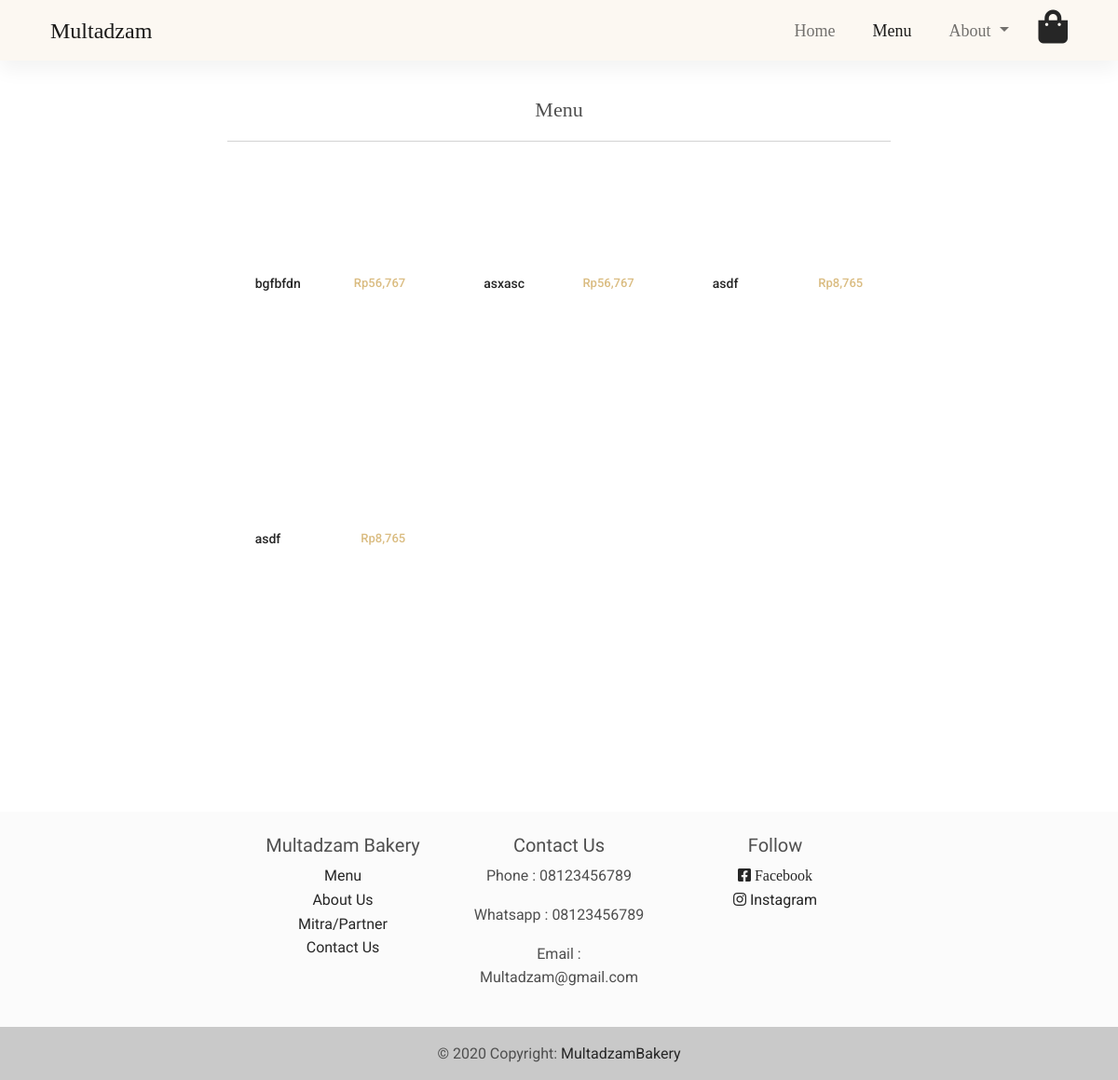
Page /menu.php on the earlier database version.
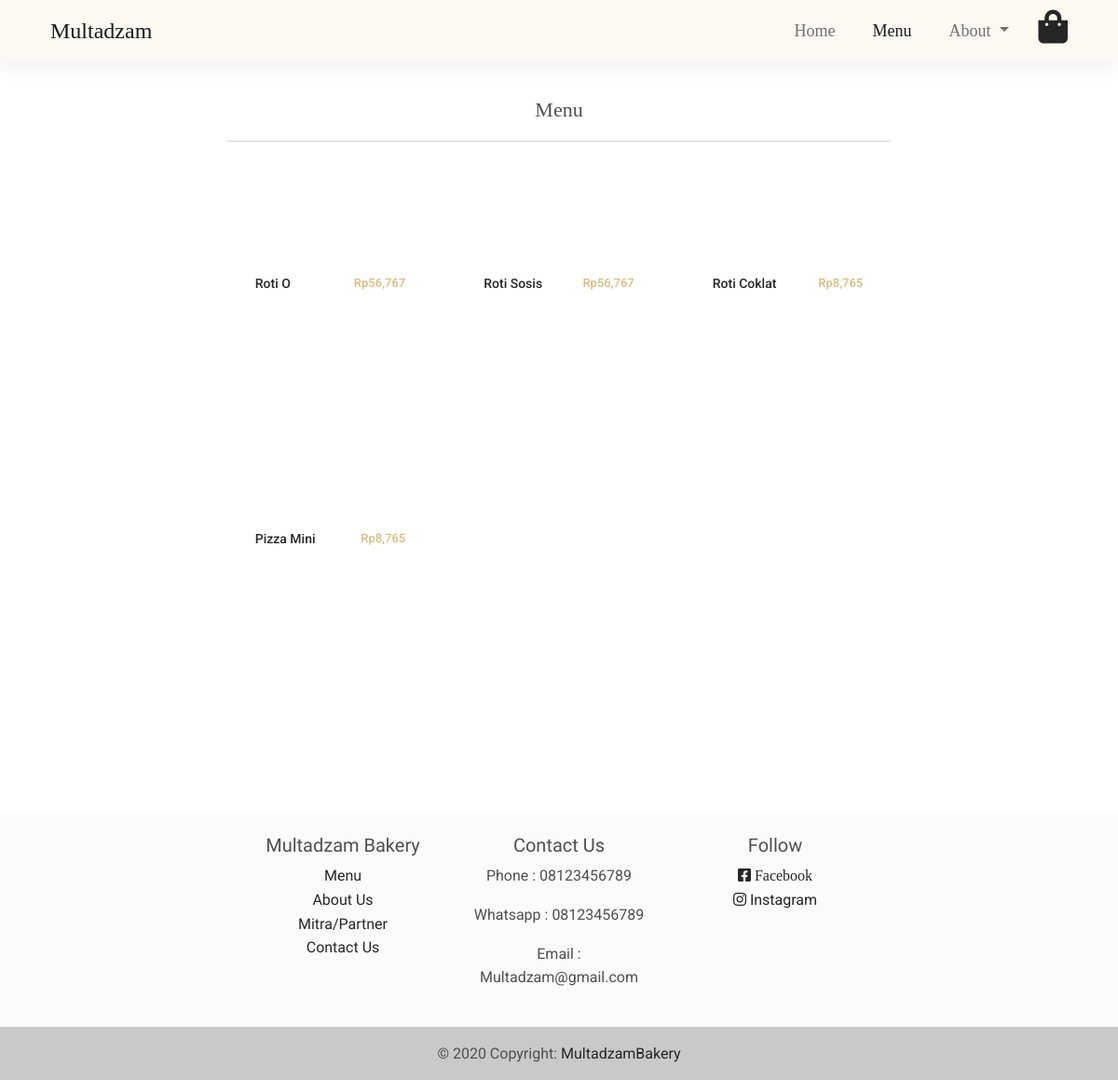
Same page on the later database version.
### tables this page shows
CREATE TABLE `produk` (
  `id_produk` int(11) NOT NULL,
  `nama_produk` varchar(300) NOT NULL,
  `harga_produk` int(11) NOT NULL,
  `deskripsi_produk` text NOT NULL,
  `gambar_produk` varchar(300) NOT NULL
);

### web/admin/functions.php (called while the page is built, shortened)
<?php
$conn = mysqli_connect("localhost", "root", "", "multadzambakery");
function query($query)
{
	global $conn;
	$result = mysqli_query($conn, $query);
	$rows = [];
	while ($row = mysqli_fetch_assoc($result)) {
		$rows[] = $row;
	}
	return $rows;
}

### web/menu.php (the view, shortened to what this page needs)
<?php
require 'admin/functions.php';
$produks = query("SELECT * FROM produk");
?>
<!DOCTYPE html>
<html lang="en">
<head>
    <link rel="stylesheet" href="https://use.fontawesome.com/releases/v5.11.2/css/all.css" />
    <link rel="stylesheet" href="css/mdb.min.css" />
    <link rel="stylesheet" href="css/navbar.css">
    <link rel="stylesheet" href="css/index.css">
</head>
<body>
    <nav class="navbar navbar-expand-lg navbar-light fixed-top">
        <div class="container">
            <div class="container-fluid">
                <div class="collapse navbar-collapse" id="navbarSupportedContent">
                    <a class="navbar-brand" href="#">Multadzam</a>
                    <ul class="navbar-nav ms-auto mb-2 mb-lg-0">
                        <li class="nav-item me-4">
                            <a class="nav-link" aria-current="page" href="index.php">Home</a>
                        </li>
                        <li class="nav-item me-4">
                            <a class="nav-link  active" href="menu.php">Menu</a>
                        </li>
                        <li class="nav-item dropdown me-4">
                            <a class="nav-link dropdown-toggle" href="#" id="navbarDropdown" role="button" data-mdb-toggle="dropdown" aria-expanded="false">
                                About
                            </a>
                        </li>
                        <li><a href="" class="link-dark"><i class=" fas fa-shopping-bag fa-2x"></i></a></li>
                    </ul>
                </div>
            </div>
        </div>
    </nav>
    <div class="container" style="margin-top: 100px;">
        <div class="container" style="width:66%; background-color:white; margin-left:17%">
            <div class="mx-auto" style="text-align: center; font-family: 'Cormorant Upright', serif; font-size: 22px;">
                Menu
            </div>
            <hr>
            <div class="row">
                <?php foreach ($produks as $produk) : ?>
                    <div class="col-md-4 " style="text-align: center;">
                        <div class="row mt-5 mx-2" style="height: 150px;">
                            <div class="col-md-12">
                                <a href="produk.php?id_produk=<?= $produk['id_produk']; ?>">
                                    <div class="bg-image hover-zoom">
                                    </div>
                                </a>
                            </div>
                            <div class="col-md-12 mt-2">
                                <div class="row">
                                    <div class="col-md-6">
                                        <a href="produk.php?id_produk=<?= $produk['id_produk']; ?>">
                                            <h5 class="text-dark" style="font-size: 14px; text-align:start; margin-left:10px;"><?= $produk['nama_produk']; ?></h5>
                                        </a>
                                    </div>
                                    <div class="col-md-6">
                                        <a href="produk.php?id_produk=<?= $produk['id_produk']; ?>">
                                            <h5 style="font-size: 13px; text-align:end; color:#DABC81; margin-right:10px;">Rp<?= number_format($produk['harga_produk']); ?></h5>
                                        </a>
                                    </div>
                                </div>
                            </div>
                        </div>
                        <br><br><br>
                    </div>
                <?php endforeach; ?>
            </div>
        </div><br><br>
    </div><br><br><br><br>
    <footer class="bg-light text-center text-lg-start">
        <div class="container p-4" style="width:60%; text-align:center">
            <div class="row">
                <div class="col-lg-4 col-md-6 mb-4 mb-md-0">
                    <h5 style="font-family: 'Jomolhari', serif;">Multadzam Bakery</h5>
                    <ul class="list-unstyled mb-0">
                        <li>
                            <a href="menu.php" class="text-dark" style="font-family: 'Ibarra Real Nova', serif;">Menu</a>
                        </li>
                        <li>
                            <a href="about.php" class="text-dark" style="font-family: 'Ibarra Real Nova', serif;">About Us</a>
                        </li>
                        <li>
                            <a href="mitra.php" class="text-dark" style="font-family: 'Ibarra Real Nova', serif;">Mitra/Partner</a>
                        </li>
                        <li>
                            <a href="contact.php" class="text-dark" style="font-family: 'Ibarra Real Nova', serif;">Contact Us</a>
                        </li>
                    </ul>
                </div>
                <div class="col-lg-4 col-md-6 mb-4 mb-md-0">
                    <h5 style="font-family: 'Jomolhari', serif;">Contact Us</h5>
                    <ul class="list-unstyled mb-0">
                        <li>
                            <p>Phone : 08123456789</p>
                        </li>
                        <li>
                            <p>Whatsapp : 08123456789</p>
                        </li>
                        <li>
                            <p>Email : Multadzam@gmail.com</p>
                        </li>
                    </ul>
                </div>
                <div class="col-lg-4 col-md-6 mb-4 mb-md-0">
                    <h5 style="font-family: 'Jomolhari', serif;">Follow</h5>
                    <ul class="list-unstyled">
                        <li>
                            <a href="#!" class="text-dark"><i class="fab fa-facebook-square"> Facebook</i></a>
                        </li>
                        <li>
                            <a href="#!" class="text-dark"><i class="fab fa-instagram"></i> Instagram</a>
                        </li>
                    </ul>
                </div>
            </div>
        </div>
        <div class="text-center p-3" style="background-color: rgba(0, 0, 0, 0.2)">
            © 2020 Copyright:
            <a class="text-dark" href="index.php">MultadzamBakery</a>
        </div>
    </footer>
</body>
</html>

### web/css/navbar.css (style rules this page uses)
.navbar { background-color: #fcf8f2; font-family: "Cormorant Upright", serif; font-size: 18px; }
.navbar-brand { font-size: 24px; }

Differences in the rows shown:
changed produk: nama_produk "bgfbfdn" → "Roti O"
changed produk: nama_produk "asxasc" → "Roti Sosis"
changed produk: nama_produk "asdf" → "Roti Coklat"
changed produk: nama_produk "asdf" → "Pizza Mini"
